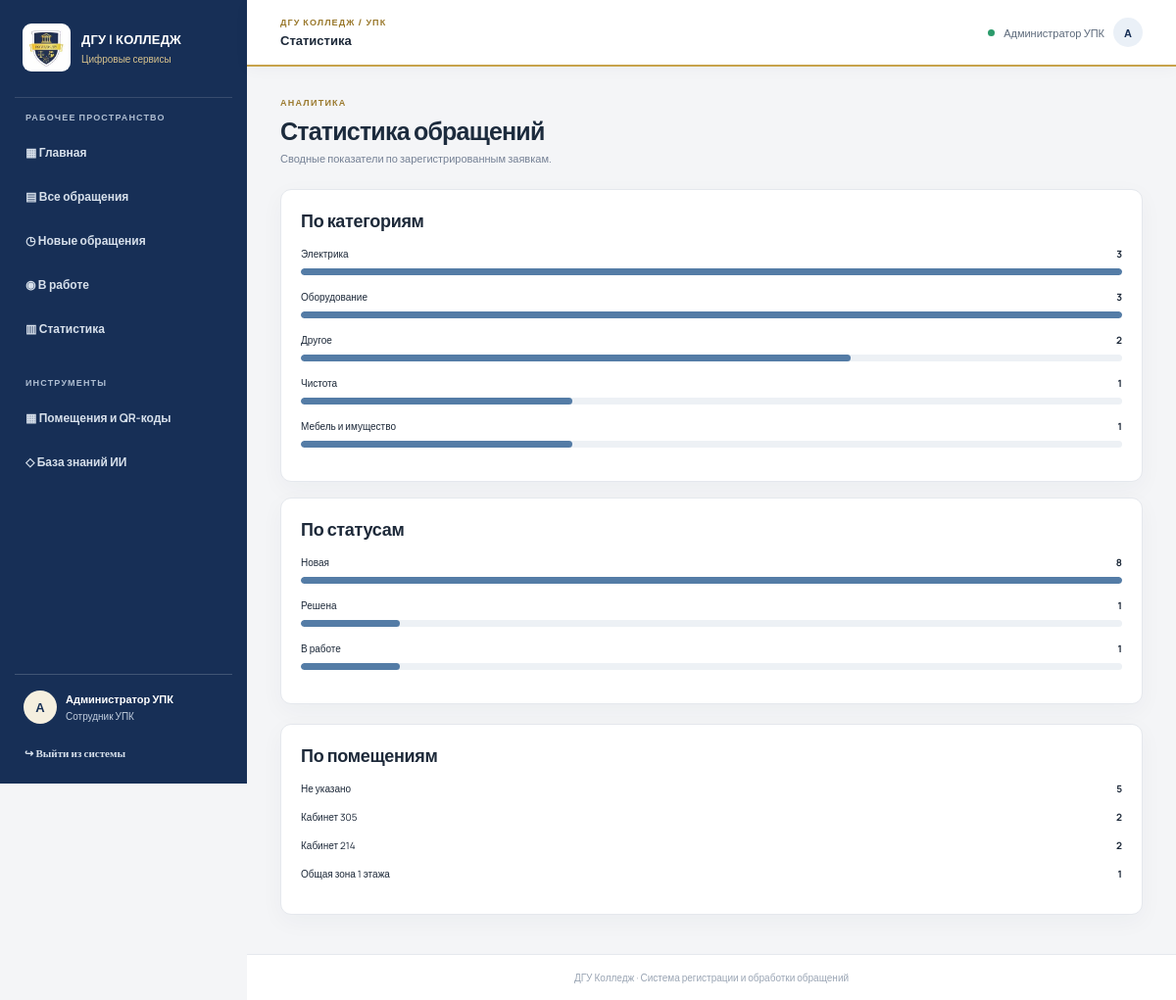
The page /admin/stats (signed in) on the database its author committed.
### tables this page shows
CREATE TABLE tickets (
            id INTEGER PRIMARY KEY AUTOINCREMENT,
            public_number TEXT NOT NULL UNIQUE,
            title TEXT NOT NULL,
            description TEXT NOT NULL,
            applicant_name TEXT DEFAULT '',
            applicant_surname TEXT DEFAULT '',
            category TEXT NOT NULL,
            location_id INTEGER,
            status TEXT NOT NULL DEFAULT 'Новая',
            priority TEXT DEFAULT 'Обычный',
            assignee TEXT DEFAULT '',
            tracking_token_hash TEXT NOT NULL,
            image_name TEXT DEFAULT '',
            created_at TEXT NOT NULL,
            updated_at TEXT NOT NULL, submission_key TEXT,
            FOREIGN KEY(location_id) REFERENCES locations(id)
        );

### app.py (the view)
@app.route("/admin/stats")
@staff_required
def stats():
    with db() as con:
        by_category = con.execute(
            "SELECT category,COUNT(*) total FROM tickets GROUP BY category ORDER BY total DESC"
        ).fetchall()
        by_status = con.execute(
            "SELECT status,COUNT(*) total FROM tickets GROUP BY status ORDER BY total DESC"
        ).fetchall()
        by_location = con.execute("""
            SELECT COALESCE(l.zone_name,'Не указано') location,COUNT(*) total
            FROM tickets t LEFT JOIN locations l ON l.id=t.location_id
            GROUP BY location ORDER BY total DESC
        """).fetchall()
    return render_template("stats.html", by_category=by_category,
                           by_status=by_status, by_location=by_location)

### app.py (called while the page is built, shortened)
def db():
    connection = sqlite3.connect(DATABASE)
    connection.row_factory = sqlite3.Row
    connection.execute("PRAGMA foreign_keys = ON")
    return connection

@app.context_processor
def inject_globals():
    if "csrf_token" not in session:
        session["csrf_token"] = secrets.token_urlsafe(24)
    return {"csrf_token": session["csrf_token"], "statuses": STATUSES}

@app.before_request
def csrf_check():
   if request.method == "GET":
       if "csrf_token" not in session:
           session["csrf_token"] = secrets.token_urlsafe(24)

def staff_required(fn):
    @wraps(fn)
    def wrapper(*args, **kwargs):
        if not session.get("staff_id"):
            return redirect(url_for("login", next=request.path))
        return fn(*args, **kwargs)
    return wrapper

### templates/stats.html (shortened to what this page needs)
{% extends "base.html" %}
{% block section_name %}Статистика{% endblock %}
{% block content %}
<section class="admin-page-heading"><div><div class="eyebrow">АНАЛИТИКА</div><h1>Статистика обращений</h1><p>Сводные показатели по зарегистрированным заявкам.</p></div></section>
<div class="dashboard-grid">
<section class="admin-panel"><h2>По категориям</h2>{% for x in by_category %}<div class="bar-row"><span>{{ x.category }}</span><b>{{ x.total }}</b><div class="bar"><i style="width:{{ (x.total / (by_category[0].total or 1) * 100)|round }}%"></i></div></div>{% else %}<p class="muted">Данных пока нет.</p>{% endfor %}</section>
<section class="admin-panel"><h2>По статусам</h2>{% for x in by_status %}<div class="bar-row"><span>{{ x.status }}</span><b>{{ x.total }}</b><div class="bar"><i style="width:{{ (x.total / (by_status[0].total or 1) * 100)|round }}%"></i></div></div>{% else %}<p class="muted">Данных пока нет.</p>{% endfor %}</section>
</div>
<section class="admin-panel lower"><h2>По помещениям</h2>{% for x in by_location %}<div class="bar-row"><span>{{ x.location }}</span><b>{{ x.total }}</b></div>{% else %}<p class="muted">Данных пока нет.</p>{% endfor %}</section>
{% endblock %}

### static/css/style.css (style rules this page uses)
:root { --ink: #17212f; --muted: #718096; --line: #e6ebf1; --blue: #17345f; --blue2: #f5efdc; --bg: #f5f6f8; --green: #287454; }
* { box-sizing: border-box; }
body { margin: 0; background: var(--bg); color: var(--ink); font-family: Manrope, Arial, sans-serif; font-size: 14px; }
.eyebrow { font-size: 10px; letter-spacing: 1.7px; font-weight: 800; color: var(--blue); }
h1 { font-size: 34px; letter-spacing: -1.3px; margin: 9px 0; }
h2 { font-size: 18px; margin: 0 0 8px; letter-spacing: -0.3px; }
.lower { margin-top: 20px; }
.bar-row { display: grid; grid-template-columns: 1fr auto; gap: 8px; margin: 15px 0; font-size: 12px; }
.bar { grid-column: 1 / 3; height: 7px; background: #edf1f6; border-radius: 10px; overflow: hidden; }
.bar i { display: block; height: 100%; background: #6684e8; border-radius: 10px; }
.dashboard-grid { display: flex!important; flex-direction: column !important; gap: 20px; width: 100%; }
.dashboard-grid > * { width: 100%; min-width: 0; }
:root { --ink: #17243a; --muted: #748094; --line: #e5e8ed; --blue: #172f56; --blue2: #f5efdf; --bg: #f4f5f7; --gold: #c7a34b; }
body { background: var(--bg); }
.eyebrow { color: #9a792d; }

### static/css/admin.css (style rules this page uses)
:root { --dgu-navy: #172f56; --dgu-blue: #294d79; --admin-bg: #f3f6fa; --admin-line: #e5eaf0; --admin-text: #1d2939; --admin-muted: #758195; --admin-white: #fff; }
* { box-sizing: border-box; }
.admin-body { margin: 0; background: var(--admin-bg); color: var(--admin-text); font-family: Manrope, Arial, sans-serif; font-size: 13px; }
.admin-page-heading { display: flex; align-items: center; justify-content: space-between; gap: 20px; margin: 0 0 24px; }
.admin-page-heading .eyebrow { font-size: 9px; letter-spacing: 1.25px; font-weight: 800; color: var(--dgu-blue); }
.admin-page-heading h1 { font-size: 25px; line-height: 1.25; letter-spacing: -.8px; margin: 7px 0 5px; color: #1c2b3d; }
.admin-page-heading p { margin: 0; color: var(--admin-muted); font-size: 11px; }
.dashboard-grid { display: grid; grid-template-columns: minmax(0, 1.65fr) minmax(260px, .85fr); gap: 16px; margin-bottom: 17px; }
.admin-panel { background: #fff; border: 1px solid var(--admin-line); border-radius: 11px; padding: 19px 20px; min-width: 0; }
.admin-content .bar-row { font-size: 10px; }
.admin-content .bar { background: #edf1f5; }
.admin-content .bar i { background: #547ca6; }
:root { --dgu-navy: #172f56; --dgu-blue: #294d79; --dgu-gold: #c7a34b; --admin-bg: #f4f5f7; --admin-line: #e5e8ed; }
.topbar-kicker, .admin-page-heading .eyebrow { color: #9a792d; }
.admin-stat-card, .admin-panel { border-color: #e5e8ed; box-shadow: 0 7px 24px rgba(26,42,66,.04); }

### rows shown on the page
tickets: category "Чистота", total "1", {{ (x.total / (by_category[0].total or 1) * 100)|round }} 33.0 (drawn)
tickets: status "Новая", total "8", {{ (x.total / (by_status[0].total or 1) * 100)|round }} 100.0 (drawn)
tickets: status "Решена", total "1", {{ (x.total / (by_status[0].total or 1) * 100)|round }} 12.0 (drawn)
tickets: status "В работе", total "1", {{ (x.total / (by_status[0].total or 1) * 100)|round }} 12.0 (drawn)

### other values the page prints
{{ (session.get('staff_name') or 'С')[0]|upper }} "А"
{{ session.get('staff_name') }} "Администратор УПК"
{{ x.category }} "Электрика" "Оборудование" "Другое" "Мебель и имущество"
{{ x.total }} "3" "3" "2" "1"
{{ x.location }} "Не указано" "Кабинет 305" "Кабинет 214" "Общая зона 1 этажа"
{{ x.total }} "5" "2" "2" "1"
